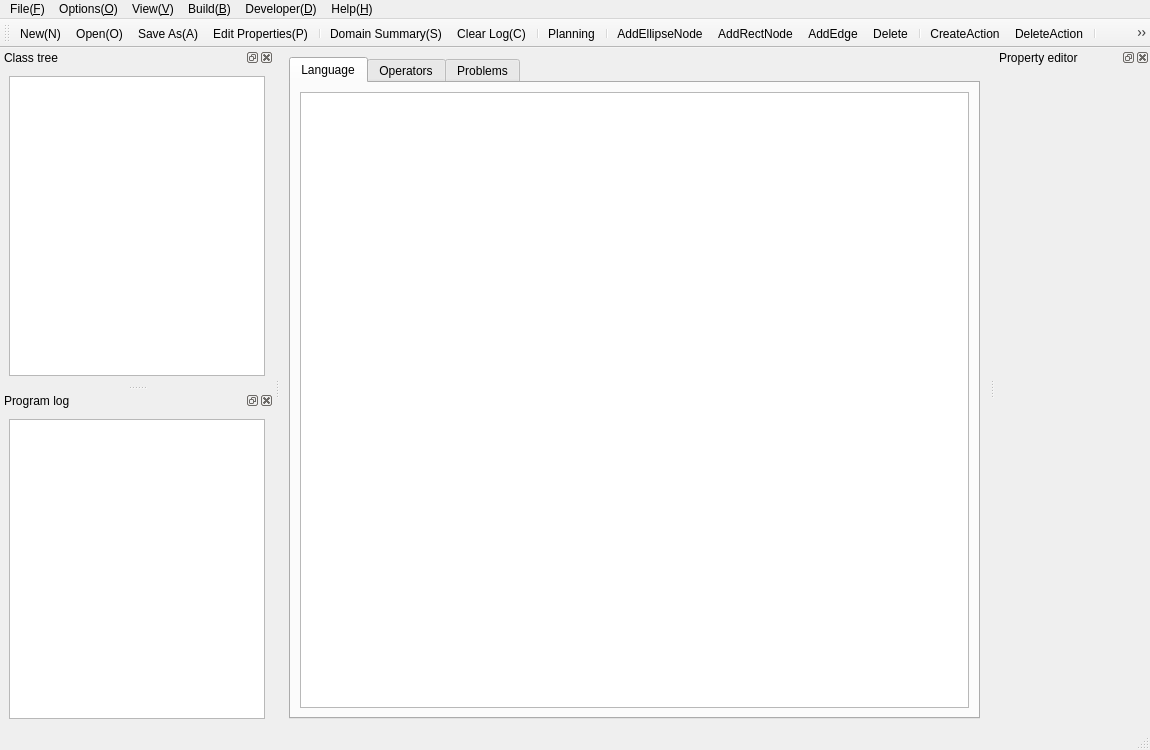
<?xml version="1.0" encoding="UTF-8"?>
<ui version="4.0">
 <class>MainWindow</class>
 <widget class="QMainWindow" name="MainWindow">
  <property name="geometry">
   <rect>
    <x>0</x>
    <y>0</y>
    <width>1150</width>
    <height>750</height>
   </rect>
  </property>
  <property name="minimumSize">
   <size>
    <width>800</width>
    <height>450</height>
   </size>
  </property>
  <property name="maximumSize">
   <size>
    <width>16777215</width>
    <height>16777215</height>
   </size>
  </property>
  <property name="windowTitle">
   <string>KAVI</string>
  </property>
  <property name="dockOptions">
   <set>QMainWindow::AllowNestedDocks|QMainWindow::AllowTabbedDocks|QMainWindow::AnimatedDocks</set>
  </property>
  <property name="unifiedTitleAndToolBarOnMac">
   <bool>false</bool>
  </property>
  <widget class="QWidget" name="centralwidget">
   <property name="sizePolicy">
    <sizepolicy hsizetype="Preferred" vsizetype="Preferred">
     <horstretch>0</horstretch>
     <verstretch>0</verstretch>
    </sizepolicy>
   </property>
   <property name="minimumSize">
    <size>
     <width>500</width>
     <height>300</height>
    </size>
   </property>
   <layout class="QGridLayout" name="gridLayout_2">
    <item row="0" column="0">
     <widget class="QTabWidget" name="tabWidget">
      <property name="enabled">
       <bool>true</bool>
      </property>
      <property name="minimumSize">
       <size>
        <width>450</width>
        <height>250</height>
       </size>
      </property>
      <property name="currentIndex">
       <number>0</number>
      </property>
      <widget class="QWidget" name="definitionTab">
       <attribute name="title">
        <string>Language</string>
       </attribute>
       <attribute name="toolTip">
        <string>Diagram used for language definition</string>
       </attribute>
       <layout class="QGridLayout" name="gridLayout">
        <item row="0" column="0">
         <widget class="DefinitionEdit" name="definitionEdit"/>
        </item>
       </layout>
      </widget>
      <widget class="QWidget" name="actionTab">
       <property name="enabled">
        <bool>false</bool>
       </property>
       <attribute name="title">
        <string>Operators</string>
       </attribute>
       <attribute name="toolTip">
        <string>Diagram used for definition of operators</string>
       </attribute>
       <layout class="QVBoxLayout" name="verticalLayout_4">
        <item>
         <widget class="QComboBox" name="actionSelector">
          <property name="insertPolicy">
           <enum>QComboBox::InsertAfterCurrent</enum>
          </property>
          <property name="frame">
           <bool>true</bool>
          </property>
         </widget>
        </item>
        <item>
         <widget class="OperatorsEdit" name="actionEdit"/>
        </item>
       </layout>
      </widget>
      <widget class="QWidget" name="taskTab">
       <property name="enabled">
        <bool>false</bool>
       </property>
       <attribute name="title">
        <string>Problems</string>
       </attribute>
       <attribute name="toolTip">
        <string>Diagram used for problem definition</string>
       </attribute>
       <layout class="QGridLayout" name="gridLayout_3">
        <item row="0" column="0">
         <widget class="QComboBox" name="taskSelector"/>
        </item>
        <item row="0" column="1">
         <widget class="QGroupBox" name="taskState">
          <property name="title">
           <string>Visible state</string>
          </property>
          <layout class="QGridLayout" name="gridLayout_4">
           <item row="0" column="0">
            <widget class="QCheckBox" name="initCheckBox">
             <property name="text">
              <string>Init</string>
             </property>
             <property name="checked">
              <bool>true</bool>
             </property>
            </widget>
           </item>
           <item row="0" column="1">
            <widget class="QCheckBox" name="goalCheckBox">
             <property name="text">
              <string>Goal</string>
             </property>
             <property name="checked">
              <bool>true</bool>
             </property>
            </widget>
           </item>
          </layout>
         </widget>
        </item>
        <item row="1" column="0" colspan="2">
         <widget class="ProblemsEdit" name="taskEdit"/>
        </item>
       </layout>
      </widget>
     </widget>
    </item>
   </layout>
  </widget>
  <widget class="QMenuBar" name="menubar">
   <property name="geometry">
    <rect>
     <x>0</x>
     <y>0</y>
     <width>1150</width>
     <height>23</height>
    </rect>
   </property>
   <widget class="QMenu" name="menuFile_F">
    <property name="title">
     <string>File(&amp;F)</string>
    </property>
    <widget class="QMenu" name="menuExport_E">
     <property name="title">
      <string>Export(&amp;E)</string>
     </property>
     <addaction name="actionDomain_PDDL"/>
     <addaction name="actionProblem_PDDL"/>
    </widget>
    <addaction name="actionNew_N"/>
    <addaction name="actionOpen_O"/>
    <addaction name="separator"/>
    <addaction name="actionSave_As_A"/>
    <addaction name="menuExport_E"/>
    <addaction name="separator"/>
    <addaction name="actionExit_X"/>
   </widget>
   <widget class="QMenu" name="menuOptions_O">
    <property name="title">
     <string>Options(&amp;O)</string>
    </property>
    <addaction name="actionEdit_Properties_P"/>
    <addaction name="actionDomain_Summary_S"/>
    <addaction name="separator"/>
    <addaction name="actionClear_Log_C"/>
   </widget>
   <widget class="QMenu" name="menuHelp_H">
    <property name="title">
     <string>Help(&amp;H)</string>
    </property>
    <addaction name="actionAbout_A"/>
   </widget>
   <widget class="QMenu" name="menuView_V">
    <property name="title">
     <string>View(&amp;V)</string>
    </property>
   </widget>
   <widget class="QMenu" name="menuDeveloper_D">
    <property name="title">
     <string>Developer(&amp;D)</string>
    </property>
    <addaction name="actionKnowledge_Base_K"/>
    <addaction name="actionSolution_Settings"/>
   </widget>
   <widget class="QMenu" name="menuBuild_B">
    <property name="title">
     <string>Build(&amp;B)</string>
    </property>
    <addaction name="actionPlanning"/>
   </widget>
   <addaction name="menuFile_F"/>
   <addaction name="menuOptions_O"/>
   <addaction name="menuView_V"/>
   <addaction name="menuBuild_B"/>
   <addaction name="menuDeveloper_D"/>
   <addaction name="menuHelp_H"/>
  </widget>
  <widget class="QDockWidget" name="classDock">
   <property name="enabled">
    <bool>true</bool>
   </property>
   <property name="sizePolicy">
    <sizepolicy hsizetype="Preferred" vsizetype="Preferred">
     <horstretch>0</horstretch>
     <verstretch>0</verstretch>
    </sizepolicy>
   </property>
   <property name="minimumSize">
    <size>
     <width>98</width>
     <height>120</height>
    </size>
   </property>
   <property name="floating">
    <bool>false</bool>
   </property>
   <property name="features">
    <set>QDockWidget::AllDockWidgetFeatures</set>
   </property>
   <property name="allowedAreas">
    <set>Qt::LeftDockWidgetArea|Qt::RightDockWidgetArea</set>
   </property>
   <property name="windowTitle">
    <string>Class tree</string>
   </property>
   <attribute name="dockWidgetArea">
    <number>1</number>
   </attribute>
   <widget class="QWidget" name="classDockCont">
    <layout class="QHBoxLayout" name="horizontalLayout">
     <item>
      <widget class="QTreeView" name="classTreeView">
       <property name="editTriggers">
        <set>QAbstractItemView::NoEditTriggers</set>
       </property>
      </widget>
     </item>
    </layout>
   </widget>
  </widget>
  <widget class="QDockWidget" name="propertyEditorDock">
   <property name="sizePolicy">
    <sizepolicy hsizetype="Preferred" vsizetype="Preferred">
     <horstretch>0</horstretch>
     <verstretch>0</verstretch>
    </sizepolicy>
   </property>
   <property name="minimumSize">
    <size>
     <width>155</width>
     <height>116</height>
    </size>
   </property>
   <property name="floating">
    <bool>false</bool>
   </property>
   <property name="allowedAreas">
    <set>Qt::LeftDockWidgetArea|Qt::RightDockWidgetArea</set>
   </property>
   <property name="windowTitle">
    <string>Property editor</string>
   </property>
   <attribute name="dockWidgetArea">
    <number>2</number>
   </attribute>
   <widget class="QWidget" name="propertyDockCont">
    <property name="sizePolicy">
     <sizepolicy hsizetype="Preferred" vsizetype="Preferred">
      <horstretch>0</horstretch>
      <verstretch>0</verstretch>
     </sizepolicy>
    </property>
    <layout class="QHBoxLayout" name="horizontalLayout_2"/>
   </widget>
  </widget>
  <widget class="QStatusBar" name="statusBar"/>
  <widget class="QDockWidget" name="logDock">
   <property name="sizePolicy">
    <sizepolicy hsizetype="Preferred" vsizetype="Preferred">
     <horstretch>0</horstretch>
     <verstretch>0</verstretch>
    </sizepolicy>
   </property>
   <property name="minimumSize">
    <size>
     <width>98</width>
     <height>120</height>
    </size>
   </property>
   <property name="allowedAreas">
    <set>Qt::LeftDockWidgetArea|Qt::RightDockWidgetArea</set>
   </property>
   <property name="windowTitle">
    <string>Program log</string>
   </property>
   <attribute name="dockWidgetArea">
    <number>1</number>
   </attribute>
   <widget class="QWidget" name="dockWidgetContents">
    <layout class="QVBoxLayout" name="verticalLayout">
     <item>
      <widget class="QTextEdit" name="logTextEdit">
       <property name="sizePolicy">
        <sizepolicy hsizetype="Preferred" vsizetype="Preferred">
         <horstretch>0</horstretch>
         <verstretch>0</verstretch>
        </sizepolicy>
       </property>
       <property name="baseSize">
        <size>
         <width>846</width>
         <height>50</height>
        </size>
       </property>
       <property name="undoRedoEnabled">
        <bool>false</bool>
       </property>
       <property name="textInteractionFlags">
        <set>Qt::TextSelectableByKeyboard|Qt::TextSelectableByMouse</set>
       </property>
      </widget>
     </item>
    </layout>
   </widget>
  </widget>
  <widget class="QToolBar" name="toolBar">
   <property name="windowTitle">
    <string>toolBar</string>
   </property>
   <attribute name="toolBarArea">
    <enum>TopToolBarArea</enum>
   </attribute>
   <attribute name="toolBarBreak">
    <bool>false</bool>
   </attribute>
   <addaction name="actionNew_N"/>
   <addaction name="actionOpen_O"/>
   <addaction name="actionSave_As_A"/>
   <addaction name="actionEdit_Properties_P"/>
   <addaction name="separator"/>
   <addaction name="actionDomain_Summary_S"/>
   <addaction name="actionClear_Log_C"/>
   <addaction name="separator"/>
   <addaction name="actionPlanning"/>
   <addaction name="separator"/>
   <addaction name="actionAddEllipseNode"/>
   <addaction name="actionAddRectNode"/>
   <addaction name="actionAddEdge"/>
   <addaction name="actionDelete"/>
   <addaction name="separator"/>
   <addaction name="actionCreateAction"/>
   <addaction name="actionDeleteAction"/>
   <addaction name="separator"/>
   <addaction name="actionCreateProblem"/>
   <addaction name="actionDeleteProblem"/>
   <addaction name="separator"/>
   <addaction name="actionCheckDiagram"/>
   <addaction name="actionSavePNG"/>
  </widget>
  <action name="actionNew_N">
   <property name="icon">
    <iconset resource="../res/KAVIImages.qrc">
     <normaloff>:/images/images/document-new.png</normaloff>:/images/images/document-new.png</iconset>
   </property>
   <property name="text">
    <string>New(&amp;N)</string>
   </property>
   <property name="statusTip">
    <string>Start editing new domain</string>
   </property>
   <property name="shortcut">
    <string>Ctrl+N</string>
   </property>
  </action>
  <action name="actionOpen_O">
   <property name="icon">
    <iconset resource="../res/KAVIImages.qrc">
     <normaloff>:/images/images/document-open.png</normaloff>:/images/images/document-open.png</iconset>
   </property>
   <property name="text">
    <string>Open(&amp;O)</string>
   </property>
   <property name="statusTip">
    <string>Load previously saved domain file</string>
   </property>
   <property name="shortcut">
    <string>Ctrl+O</string>
   </property>
  </action>
  <action name="actionSave_As_A">
   <property name="icon">
    <iconset resource="../res/KAVIImages.qrc">
     <normaloff>:/images2/images2/saveAs.png</normaloff>:/images2/images2/saveAs.png</iconset>
   </property>
   <property name="text">
    <string>Save As...(&amp;A)</string>
   </property>
   <property name="statusTip">
    <string>Save current domain in .xml file</string>
   </property>
   <property name="shortcut">
    <string>Ctrl+Shift+S</string>
   </property>
  </action>
  <action name="actionDomain_PDDL">
   <property name="icon">
    <iconset resource="../res/KAVIImages.qrc">
     <normaloff>:/images2/images2/export.png</normaloff>:/images2/images2/export.png</iconset>
   </property>
   <property name="text">
    <string>Domain PDDL</string>
   </property>
   <property name="statusTip">
    <string>Export domain as PDDL file</string>
   </property>
  </action>
  <action name="actionProblem_PDDL">
   <property name="icon">
    <iconset resource="../res/KAVIImages.qrc">
     <normaloff>:/images2/images2/export.png</normaloff>:/images2/images2/export.png</iconset>
   </property>
   <property name="text">
    <string>Problem PDDL</string>
   </property>
   <property name="statusTip">
    <string>Export problem as PDDL file</string>
   </property>
  </action>
  <action name="actionExit_X">
   <property name="icon">
    <iconset resource="../res/KAVIImages.qrc">
     <normaloff>:/images/images/exit.png</normaloff>:/images/images/exit.png</iconset>
   </property>
   <property name="text">
    <string>Exit(&amp;X)</string>
   </property>
   <property name="statusTip">
    <string>Exit application</string>
   </property>
   <property name="shortcut">
    <string>Ctrl+W</string>
   </property>
  </action>
  <action name="actionAbout_A">
   <property name="icon">
    <iconset resource="../res/KAVIImages.qrc">
     <normaloff>:/images2/images2/ucpos.png</normaloff>:/images2/images2/ucpos.png</iconset>
   </property>
   <property name="text">
    <string>About(&amp;A)</string>
   </property>
   <property name="statusTip">
    <string>About this application</string>
   </property>
  </action>
  <action name="actionEdit_Properties_P">
   <property name="icon">
    <iconset resource="../res/KAVIImages.qrc">
     <normaloff>:/images2/images2/details.png</normaloff>:/images2/images2/details.png</iconset>
   </property>
   <property name="text">
    <string>Edit Properties(&amp;P)</string>
   </property>
   <property name="toolTip">
    <string>Edit properties(P)</string>
   </property>
   <property name="statusTip">
    <string>Edit the domain properties</string>
   </property>
  </action>
  <action name="actionDomain_Summary_S">
   <property name="icon">
    <iconset resource="../res/KAVIImages.qrc">
     <normaloff>:/images/images/editpaste.png</normaloff>:/images/images/editpaste.png</iconset>
   </property>
   <property name="text">
    <string>Domain Summary(&amp;S)</string>
   </property>
   <property name="toolTip">
    <string>Domain summary(S)</string>
   </property>
   <property name="statusTip">
    <string>Check and print the domain report to log</string>
   </property>
  </action>
  <action name="actionClear_Log_C">
   <property name="icon">
    <iconset resource="../res/KAVIImages.qrc">
     <normaloff>:/images2/images2/Trash Empty.png</normaloff>:/images2/images2/Trash Empty.png</iconset>
   </property>
   <property name="text">
    <string>Clear Log(&amp;C)</string>
   </property>
   <property name="statusTip">
    <string>Clear the application log</string>
   </property>
  </action>
  <action name="actionAddEllipseNode">
   <property name="checkable">
    <bool>true</bool>
   </property>
   <property name="icon">
    <iconset resource="../res/KAVIIcons.qrc">
     <normaloff>:/icons/icons/addEllipseNode.xpm</normaloff>:/icons/icons/addEllipseNode.xpm</iconset>
   </property>
   <property name="text">
    <string>AddEllipseNode</string>
   </property>
   <property name="toolTip">
    <string>Add ellipse node</string>
   </property>
   <property name="statusTip">
    <string>Switch predicate insert mode</string>
   </property>
  </action>
  <action name="actionAddRectNode">
   <property name="checkable">
    <bool>true</bool>
   </property>
   <property name="icon">
    <iconset resource="../res/KAVIIcons.qrc">
     <normaloff>:/icons/icons/addRectNode.xpm</normaloff>:/icons/icons/addRectNode.xpm</iconset>
   </property>
   <property name="text">
    <string>AddRectNode</string>
   </property>
   <property name="toolTip">
    <string>Add rectangular node</string>
   </property>
   <property name="statusTip">
    <string>Switch class/variable/object insert mode</string>
   </property>
  </action>
  <action name="actionAddEdge">
   <property name="checkable">
    <bool>true</bool>
   </property>
   <property name="icon">
    <iconset resource="../res/KAVIIcons.qrc">
     <normaloff>:/icons/icons/addEdge.xpm</normaloff>:/icons/icons/addEdge.xpm</iconset>
   </property>
   <property name="text">
    <string>AddEdge</string>
   </property>
   <property name="toolTip">
    <string>Add edge</string>
   </property>
   <property name="statusTip">
    <string>Switch edge insert mode</string>
   </property>
  </action>
  <action name="actionDelete">
   <property name="checkable">
    <bool>true</bool>
   </property>
   <property name="icon">
    <iconset resource="../res/KAVIIcons.qrc">
     <normaloff>:/icons/icons/delete.xpm</normaloff>:/icons/icons/delete.xpm</iconset>
   </property>
   <property name="text">
    <string>Delete</string>
   </property>
   <property name="toolTip">
    <string>Delete item</string>
   </property>
   <property name="statusTip">
    <string>Switch delete mode</string>
   </property>
  </action>
  <action name="actionCreateAction">
   <property name="icon">
    <iconset resource="../res/KAVIIcons.qrc">
     <normaloff>:/icons/icons/createAction.xpm</normaloff>:/icons/icons/createAction.xpm</iconset>
   </property>
   <property name="text">
    <string>CreateAction</string>
   </property>
   <property name="toolTip">
    <string>Define new operator</string>
   </property>
   <property name="statusTip">
    <string>Start definition of new action</string>
   </property>
  </action>
  <action name="actionDeleteAction">
   <property name="icon">
    <iconset resource="../res/KAVIIcons.qrc">
     <normaloff>:/icons/icons/deleteAction.xpm</normaloff>:/icons/icons/deleteAction.xpm</iconset>
   </property>
   <property name="text">
    <string>DeleteAction</string>
   </property>
   <property name="toolTip">
    <string>Delete selected operator</string>
   </property>
   <property name="statusTip">
    <string>Delete currently selected action</string>
   </property>
  </action>
  <action name="actionCreateProblem">
   <property name="icon">
    <iconset resource="../res/KAVIIcons.qrc">
     <normaloff>:/icons/icons/createProblem.xpm</normaloff>:/icons/icons/createProblem.xpm</iconset>
   </property>
   <property name="text">
    <string>CreateProblem</string>
   </property>
   <property name="toolTip">
    <string>Define new problem</string>
   </property>
   <property name="statusTip">
    <string>Start definition of new problem</string>
   </property>
  </action>
  <action name="actionDeleteProblem">
   <property name="icon">
    <iconset resource="../res/KAVIIcons.qrc">
     <normaloff>:/icons/icons/deleteProblem.xpm</normaloff>:/icons/icons/deleteProblem.xpm</iconset>
   </property>
   <property name="text">
    <string>DeleteProblem</string>
   </property>
   <property name="toolTip">
    <string>Delete selected problem</string>
   </property>
   <property name="statusTip">
    <string>Delete currently selected problem</string>
   </property>
  </action>
  <action name="actionCheckDiagram">
   <property name="icon">
    <iconset resource="../res/KAVIIcons.qrc">
     <normaloff>:/icons/icons/checkDiagram.xpm</normaloff>:/icons/icons/checkDiagram.xpm</iconset>
   </property>
   <property name="text">
    <string>CheckDiagram</string>
   </property>
   <property name="toolTip">
    <string>Check diagram</string>
   </property>
   <property name="statusTip">
    <string>Check the validity of diagram</string>
   </property>
  </action>
  <action name="actionSavePNG">
   <property name="icon">
    <iconset resource="../res/KAVIIcons.qrc">
     <normaloff>:/icons/icons/savePNG.xpm</normaloff>:/icons/icons/savePNG.xpm</iconset>
   </property>
   <property name="text">
    <string>SavePNG</string>
   </property>
   <property name="toolTip">
    <string>Take diagram screenshot</string>
   </property>
   <property name="statusTip">
    <string>Save current diagram as .png image</string>
   </property>
  </action>
  <action name="actionKnowledge_Base_K">
   <property name="icon">
    <iconset resource="../res/KAVIImages.qrc">
     <normaloff>:/images2/images2/searchdatabase.png</normaloff>:/images2/images2/searchdatabase.png</iconset>
   </property>
   <property name="text">
    <string>Knowledge Base</string>
   </property>
   <property name="toolTip">
    <string>View and edit knowledge base</string>
   </property>
   <property name="statusTip">
    <string>View and edit knowledge base</string>
   </property>
   <property name="shortcut">
    <string>Ctrl+K</string>
   </property>
  </action>
  <action name="actionSolution_Settings">
   <property name="icon">
    <iconset resource="../res/KAVIImages.qrc">
     <normaloff>:/images2/images2/engine.png</normaloff>:/images2/images2/engine.png</iconset>
   </property>
   <property name="text">
    <string>Solution Settings</string>
   </property>
   <property name="toolTip">
    <string>View and edit solution settings</string>
   </property>
   <property name="statusTip">
    <string>View and edit solution settings</string>
   </property>
  </action>
  <action name="actionPlanning">
   <property name="icon">
    <iconset resource="../res/KAVIImages.qrc">
     <normaloff>:/images2/images2/play.png</normaloff>:/images2/images2/play.png</iconset>
   </property>
   <property name="text">
    <string>Planning</string>
   </property>
   <property name="toolTip">
    <string>Edit and run planning</string>
   </property>
   <property name="statusTip">
    <string>Edit and run planning</string>
   </property>
   <property name="shortcut">
    <string>Ctrl+F5</string>
   </property>
  </action>
 </widget>
 <customwidgets>
  <customwidget>
   <class>DefinitionEdit</class>
   <extends>QGraphicsView</extends>
   <header>DefinitionEdit.h</header>
  </customwidget>
  <customwidget>
   <class>OperatorsEdit</class>
   <extends>QGraphicsView</extends>
   <header>OperatorsEdit.h</header>
  </customwidget>
  <customwidget>
   <class>ProblemsEdit</class>
   <extends>QGraphicsView</extends>
   <header>ProblemsEdit.h</header>
  </customwidget>
 </customwidgets>
 <resources>
  <include location="../res/KAVIIcons.qrc"/>
  <include location="../res/KAVIImages.qrc"/>
 </resources>
 <connections/>
</ui>
